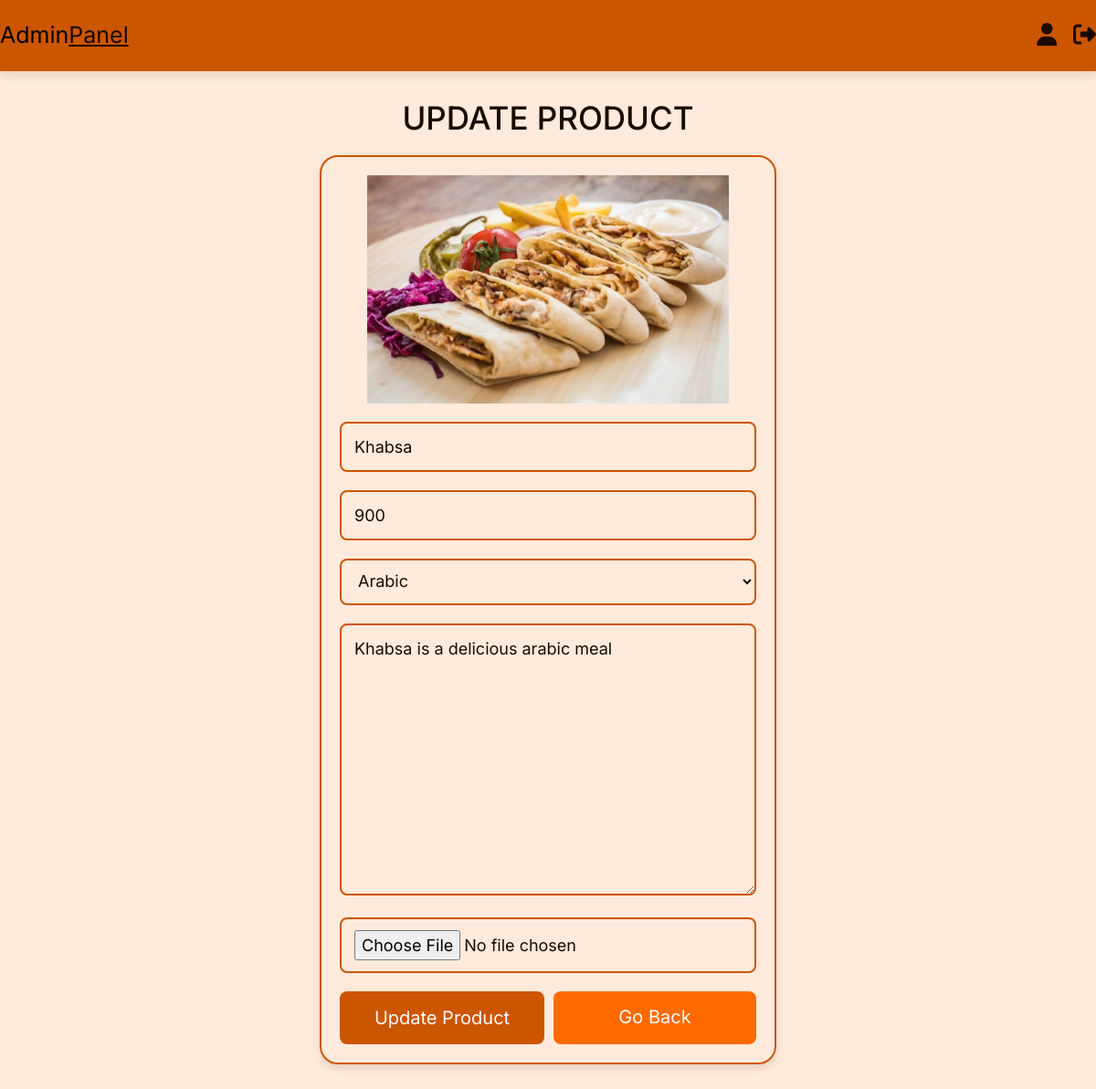
The page /admin_update_product.php?update=1 (signed in) on the database its author committed.
### tables this page shows
CREATE TABLE `products` (
  `id` int(100) NOT NULL,
  `name` varchar(100) NOT NULL,
  `category` varchar(20) NOT NULL,
  `details` varchar(500) NOT NULL,
  `price` int(100) NOT NULL,
  `image` varchar(100) NOT NULL
);

### admin_update_product.php (the view, shortened to what this page needs)
<?php
@include 'config.php';
?>
<!DOCTYPE html>
<html lang="en">
<head>
   <link rel="stylesheet" href="https://cdn.jsdelivr.net/npm/bootstrap@4.0.0/dist/css/bootstrap.min.css">
   <link rel="stylesheet" href="css/all.min.css" />
   <link rel="stylesheet" href="css/fontawesome.min.css" />
   <link rel="stylesheet" href="css/admin_style.css">
</head>
<body>
   <?php include 'admin_header.php'; ?>
   <section class="update-product">
      <h1 class="title">update product</h1>
      <?php
      $update_id = $_GET['update'];
      $select_products = $conn->prepare("SELECT * FROM `products` WHERE id = ?");
      $select_products->execute([$update_id]);
      if ($select_products->rowCount() > 0) {
         while ($fetch_products = $select_products->fetch(PDO::FETCH_ASSOC)) {
      ?>
            <form action="" method="post" enctype="multipart/form-data">
               <img src="uploaded_img/<?= $fetch_products['image']; ?>" alt="">
               <input type="text" name="name" placeholder="enter product name" required class="box" value="<?= $fetch_products['name']; ?>">
               <input type="number" name="price" min="0" placeholder="enter product price" required class="box" value="<?= $fetch_products['price']; ?>">
               <select name="category" class="box" required>
                  <option selected><?= $fetch_products['category']; ?></option>
               </select>
               <textarea name="details" required placeholder="enter product details" class="box" cols="30" rows="10"><?= $fetch_products['details']; ?></textarea>
               <input type="file" name="image" class="box" accept="image/jpg, image/jpeg, image/png">
               <div class="flex-btn">
                  <input type="submit" class="btn" value="update product" name="update_product">
                  <a href="admin_products.php" class="option-btn">go back</a>
               </div>
            </form>
      <?php
         }
      } else {
         echo '<p class="empty">no products found!</p>';
      }
      ?>
   </section>
</body>
</html>

### css/admin_style.css (style rules this page uses)
.update-product form { max-width: 50rem; padding: 2rem; margin: 0 auto; text-align: center; border: var(--border); box-shadow: var(--box-shadow); background-color: var(--secondary); border-radius: 2rem; }
.update-product form img { height: 25rem; object-fit: cover; margin-bottom: 1rem; }
.update-product form .box { width: 100%; border: var(--border); background-color: var(--white); border-radius: 0.8rem; background-color: var(--light-bg); padding: 1.2rem 1.4rem; font-size: 1.8rem; color: var(--black); margin: 1rem 0; }

### css/components.css (style rules this page uses)
:root { --border: 0.2rem solid var(--primary); --box-shadow: 0 0.5rem 1rem rgba(0, 0, 0, 0.1); --text: #1a0b00; --text-white: #fbfbfe; --background: #fbfbfe; --primary: #cc5500; --secondary: #ffeadb; --accent: #ff6a00; }
* { font-family: "inter", sans-serif; margin: 0; padding: 0; box-sizing: border-box; outline: none; border: none; text-decoration: none; color: var(--text); }
body { background-color: var(--secondary); }
html { font-size: 62.5%; overflow-x: hidden; scroll-behavior: smooth; scroll-padding-top: 6.5rem; }
section { padding: 3rem 2rem; max-width: 1200px; margin: 0 auto; }
.btn, .delete-btn, .option-btn { display: block; width: 100%; margin-top: 1rem; border-radius: 0.8rem; color: var(--text-white); font-size: 2rem; padding: 1.3rem 3rem; text-transform: capitalize; cursor: pointer; text-align: center; }
.btn { background-color: var(--primary); text-decoration: none; }
.option-btn { background-color: var(--accent); text-decoration: none; }
.flex-btn { text-decoration: none; display: flex; flex-wrap: wrap; gap: 1rem; }
.flex-btn > * { flex: 1; }
.title { text-align: center; margin-bottom: 2rem; text-transform: uppercase; color: var(--text); font-size: 3.5rem; }

### rows shown on the page
products: image (picture), name "Khabsa", price "900", category "Arabic", details "Khabsa is a delicious arabic meal"
